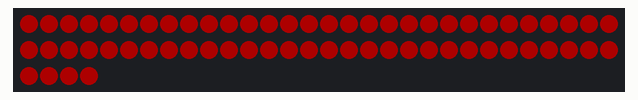
Simulated run of this sketch. Board: Arduino Uno, built with avr-gcc and run on an emulated ATmega328P. On the bench: 64 RGB LEDs in strip order, left to right, continuing on the next row. Dim RGB values are drawn brighter than linear.

Above: at 0.1 s.
At 0.9 s:
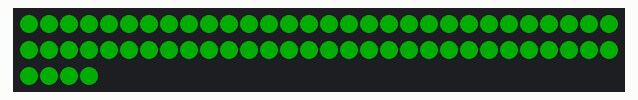
At 1.7 s:
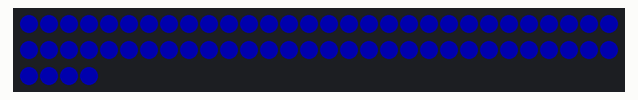
At 2.5 s:
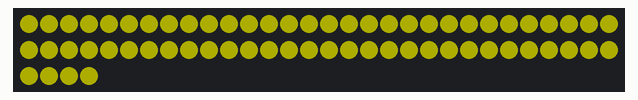
At 21.2 s:
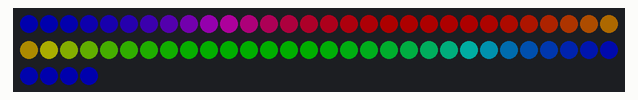
At 39.87 s:
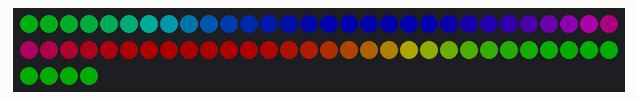

The sketch:

1version.ino
```cpp
#include <Adafruit_NeoPixel.h>

#define LED_PIN 14
#define NUM_LEDS 64

Adafruit_NeoPixel leds(NUM_LEDS, LED_PIN, NEO_GRB + NEO_KHZ800);

void setup() {
  leds.begin();
  leds.setBrightness(50);
  leds.show();
}

void loop() {
  fillColor(255, 0, 0);
  delay(800);

  fillColor(0, 255, 0);
  delay(800);

  fillColor(0, 0, 255);
  delay(800);

  fillColor(255, 255, 0);
  delay(800);


  rainbow();
}

void fillColor(int r, int g, int b) {
  for(int i = 0; i < NUM_LEDS; i++) {
    leds.setPixelColor(i, leds.Color(r, g, b));
  }
  leds.show();
}

void rainbow() {
  for(long firstPixelHue = 0; firstPixelHue < 5*65536; firstPixelHue += 256) {
    for(int i=0; i<leds.numPixels(); i++) {
      int pixelHue = firstPixelHue + (i * 65536L / leds.numPixels());
      leds.setPixelColor(i, leds.gamma32(leds.ColorHSV(pixelHue)));
    }
    leds.show();
    delay(20);
  }
}
```

Measured:
- what the display in image 1 shows lasts 0.8 s, from 0.8 s to 1.6 s
- what the display in image 3 shows lasts 0.9 s, from 2.4 s to 3.3 s
